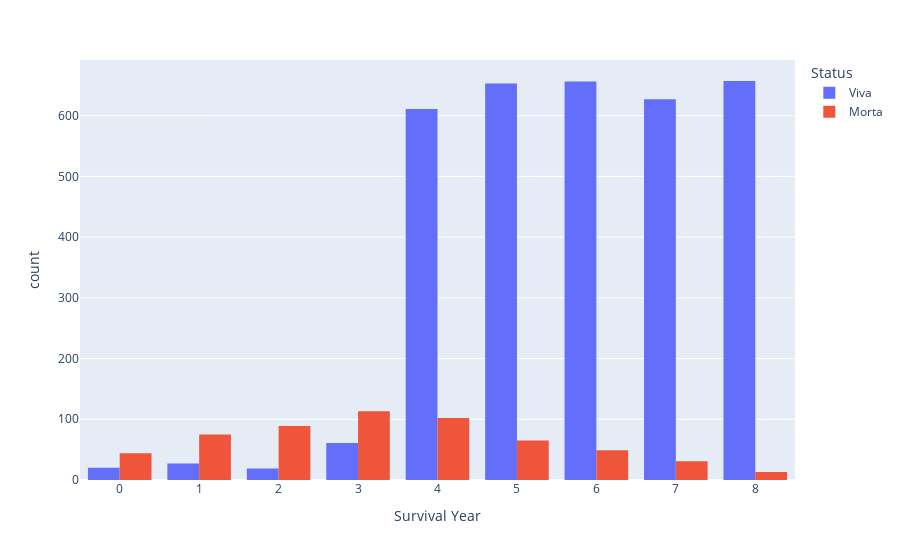

Notebook source saved alongside this figure:
### Markdown cell above
## Faça novamente o histograma para a variável Survival Months mas dessa vez um para cada classe da variável Status
* Dica 1: Se você estiver usando o seaborn talvez seja preciso apenas setar o argumento hue
* Dica 2: Tente deixar o eixo Y na escala de percentual para facilitar a comparação dos histogramas.

### Code cell
fig = px.histogram(df, x="Survival Year", color= 'Status', barmode='group')
fig.show()

### Figure 1 — Plotly figure (JSON) as saved in the notebook; plotly's stock layout.template omitted (floating-point values rounded to 4 significant figures; data arrays with more than 128 entries replaced by an {"elided": "..."} marker saying what was removed)
{"data": [{"alignmentgroup": "True", "bingroup": "x", "hovertemplate": "Status=Viva<br>Survival Year=%{x}<br>count=%{y}<extra></extra>", "legendgroup": "Viva", "marker": {"color": "#636efa", "pattern": {"shape": ""}}, "name": "Viva", "offsetgroup": "Viva", "orientation": "v", "showlegend": true, "type": "histogram", "x": {"elided": "3331 int values"}, "xaxis": "x", "yaxis": "y"}, {"alignmentgroup": "True", "bingroup": "x", "hovertemplate": "Status=Morta<br>Survival Year=%{x}<br>count=%{y}<extra></extra>", "legendgroup": "Morta", "marker": {"color": "#EF553B", "pattern": {"shape": ""}}, "name": "Morta", "offsetgroup": "Morta", "orientation": "v", "showlegend": true, "type": "histogram", "x": {"elided": "581 int values"}, "xaxis": "x", "yaxis": "y"}], "layout": {"barmode": "group", "legend": {"title": {"text": "Status"}, "tracegroupgap": 0}, "margin": {"t": 60}, "xaxis": {"anchor": "y", "domain": [0, 1], "title": {"text": "Survival Year"}}, "yaxis": {"anchor": "x", "domain": [0, 1], "title": {"text": "count"}}}}
